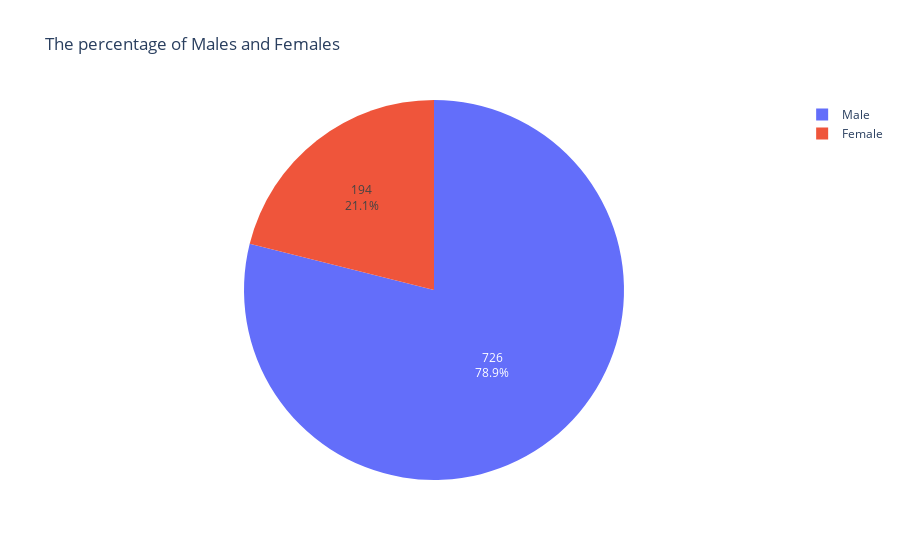

Notebook cell for this chart:
### Code cell
df=heart_df['sex'].value_counts().reset_index().rename(columns={'index':'sex','sex':'count'})
fig = go.Figure([go.Pie(labels=['Male', 'Female'],values=df['count'])])
fig.update_traces(hoverinfo='percent+label', textinfo='percent+value')
fig.update_layout(title="The percentage of Males and Females")
fig.show()

### Figure 1 — Plotly figure (JSON) as saved in the notebook; plotly's stock layout.template omitted (floating-point values rounded to 4 significant figures)
{"data": [{"hoverinfo": "percent+label", "labels": ["Male", "Female"], "textinfo": "percent+value", "type": "pie", "values": [726, 194]}], "layout": {"title": {"text": "The percentage of Males and Females"}}}
